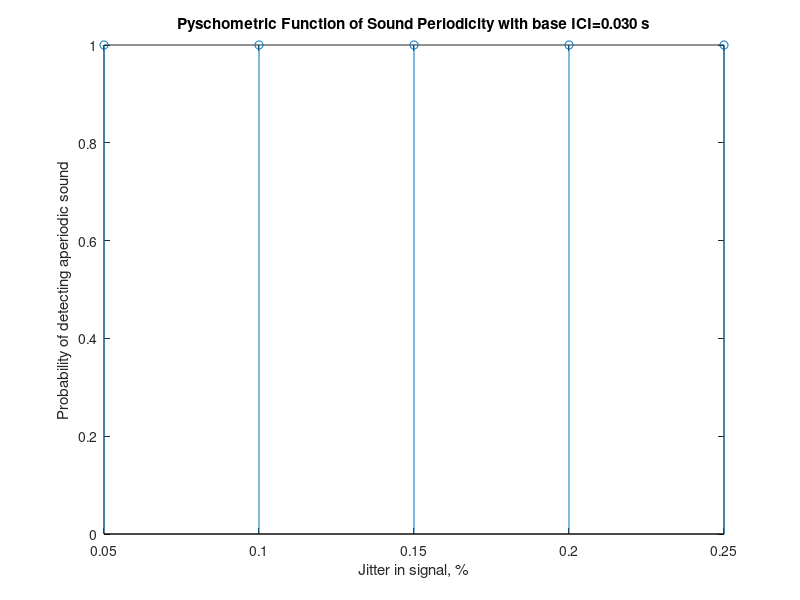
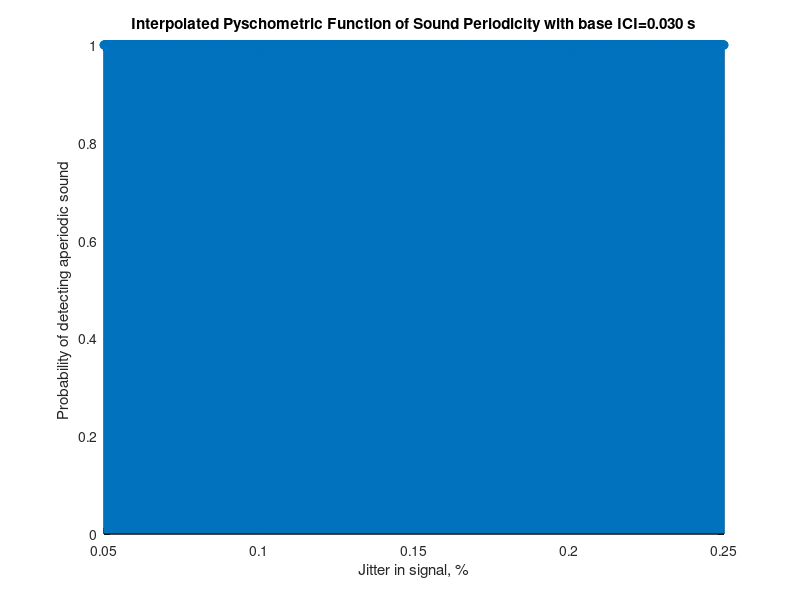
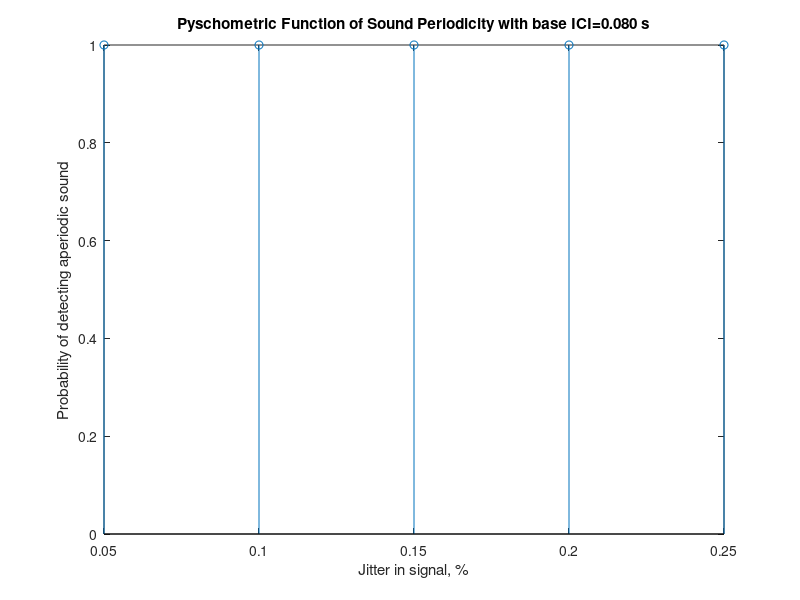
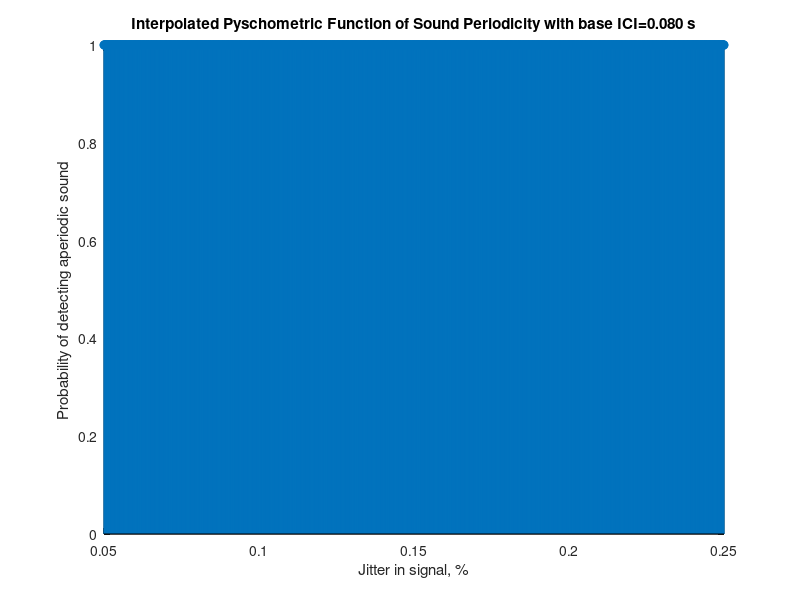

The MATLAB script that drew these images, in order:
function proba = sbe2_hw1_pre()
%% Header
% sbe2_hw1_pre.m
% Version 0.1, 02/04/2015
% Greg Kiar

%% Static parameters
T = 0.1e-3; %Duration of spike, in seconds
tau = 1; %Duration of click sequence, in seconds
fs = 40e3; %Sampling frequency, in hertz
dt = 1/fs;

%% Q1
% nseq=11;
% fo = logspace(log10(15),log10(80),nseq);
% ici = 1./fo;
%
% order = mod(randperm(nseq*10),nseq)+1;
% response = false(nseq*10,1);
% for jj=1:nseq*10
%     soundsc(make_sequence(ici(order(jj))), fs);
%     try
%         response(jj) = input('discrete(0) or continuous(1): ');
%     catch
%         response(jj) = 0; %if the person messes up put a zero
%     end
% end
%
% for kk=1:nseq %1a
%     proba(kk) = sum(response(find(order==kk)))/10;
% end
% response
% figure; stem(fo, proba);
% title('Pyschometric Function of Sound Perception');
% xlabel('Frequency of repitition fo ,Hz');
% ylabel('Probability of detecting continuous sound');
%
%
% interps = interp1(fo, proba, fo(1):0.1:fo(end));
% figure; stem(fo(1):0.1:fo(end), interps);
% title('Interpolated Pyschometric Function of Sound Perception');
% xlabel('Frequency of repitition fo ,Hz');
% ylabel('Probability of detecting continuous sound');

%% Q2

icis = [0.01, 0.03, 0.08];
for qq=2:length(icis)
    qq
    ici0= icis(qq);
    
    order = (mod(randperm(5*10),5)+1)*0.05;
    response = false(5*10,1);
    for jj=1:5*10
        jj
        ici=order(jj)*(rand(1,100)-0.5)*ici0 + ici0;
        soundsc(aperiodic_seq(ici), fs);
        try
            response(jj) = input('periodic(0) or aperiodic(1): ');
        catch
            response(jj) = 0; %if the person messes up put a zero
        end
    end
    
    for kk=1:5 %1a
        proba(kk) = sum(response(find(order==kk*0.05)))/10;
    end
    proba
    figure; stem((1:5)*0.05, proba);
    tits = sprintf('Pyschometric Function of Sound Periodicity with base ICI=%1.3f s', ici0);
    title(tits);
    xlabel('Jitter in signal, %');
    ylabel('Probability of detecting aperiodic sound');
    
    interps = interp1((1:5)*0.05, proba, 0.05:0.0001:0.25);
    figure; stem(0.05:0.0001:0.25, interps);
    tits = sprintf('Interpolated Pyschometric Function of Sound Periodicity with base ICI=%1.3f s', ici0);
    title(tits);
    xlabel('Jitter in signal, %');
    ylabel('Probability of detecting aperiodic sound');
end

%%Q3

cta = linspace(7.5,12.5,100);
ctb = linspace(10,14,100);

n=1;
for beta=6:0.1:15
    pd(n) = sum(ctb>beta)/length(ctb);
    pfa(n) = sum(cta>beta)/length(cta);
    n=n+1;
end

figure, plot(pfa, pd)
title('ROC Curve for deterministic detection criterion');
xlabel('P_F_A (probability of mistaking A as B)');
ylabel('P_D (probability of properly observing B)');

%% Functions
    function seque = make_sequence(ici)
        seque = zeros(fs*tau, 2);
        for ii=0:ici:tau-dt
            seque(ceil(ii/dt+1):ceil((ii+T)/dt),:)=1;
        end
        seque = seque(1:fs*tau,:);
    end

    function seque = aperiodic_seq(icic)
        seque = zeros(fs*tau, 2);
        s = 1;
        for ii=1:length(icic)
            seque(s:s+ceil(T/dt),:)=1;
            s = s + ceil(icic(ii)/dt);
        end
        seque = seque(1:fs*tau,:);
    end
end